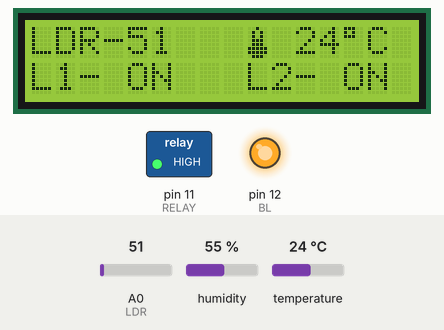
Simulated run of this sketch. Board: Arduino Nano, built with avr-gcc and run on an emulated ATmega328P. On the bench: 16×2 character LCD, switched loads named in the sketch (green lamp = pin HIGH), output pins drawn as LEDs (lit = HIGH). Wiring (inferred from the names in the program): DHT11 sensor: data pin 9. Inputs (shaded band) come from the test bench; at power-on: A0 (LDR) = 51, temperature 24 °C, humidity 55 %. What the sketch prints to the serial monitor is not drawn.

Above: at 7.4 s.
7.5 s: A0 (LDR) set to 75
At 8.7 s:
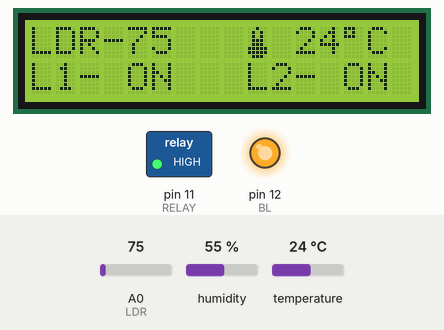
9.0 s: A0 (LDR) set to 86
At 10.4 s:
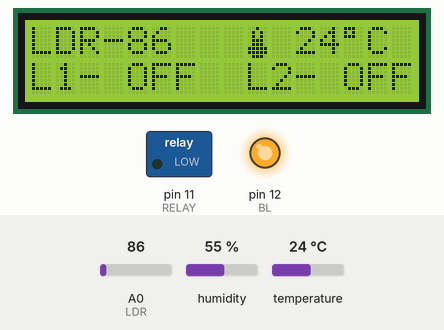
11.1 s: A0 (LDR) set to 30
At 12.4 s:
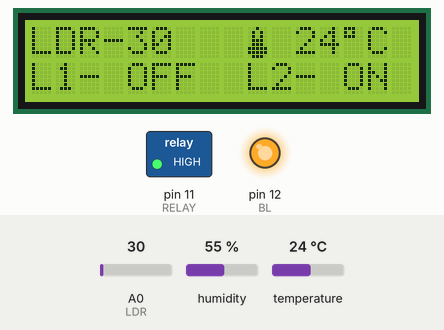
13.1 s: A0 (LDR) set to 61
At 14.3 s:
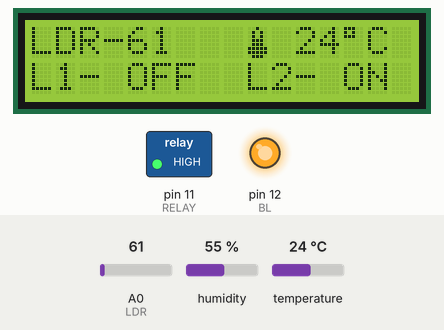
19.1 s: temperature set to 0 °C
At 21.6 s:
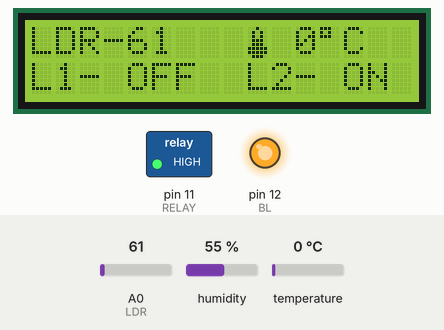
25.1 s: A0 (LDR) set to 112
At 26.7 s:
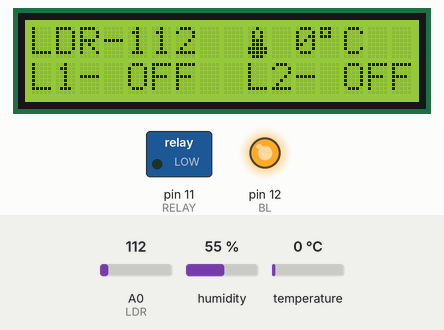
Timing chart, 0 to 28.2 s (numbered marks = the images above; inputs shaded):
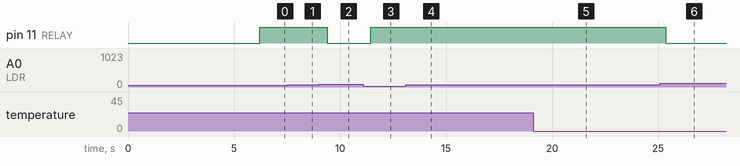

The sketch:

Main_switch.ino
```cpp
//Simple_NightOrDay_Sensor
//With the help of arduino nano and the ldr.

#include <LiquidCrystal.h>
#include "DHT.h"

int RELAY =  11;  // for first relay
int RELAY1 =  10; // for second relay with different turn on instance
int ON =  A1;  // Green Led
int CALIBRATE = A2; // potentiometer for changing on/off timming.
int LDR = A0;  // input
int OFF = A0;  // Red Led
//int LM35 =  9;  // temprature sensor
#define DHTPIN 9  // temprature sensor

byte termometru[8] = // special character
{
  B00100,
  B01010,
  B01010,
  B01110,
  B01110,
  B11111,
  B11111,
  B01110
};

const int numReadings = 10;

#define DHTTYPE DHT11
int readings[numReadings];      // the readings from the analog input
int readIndex = 0;              // the index of the current reading
int total = 0;                  // the running total
int average = 0;                // the average

int BL = 12;           // the pin that the LED is attached to

LiquidCrystal lcd(7, 6, 5, 4, 3, 2 );

String readString;
DHT dht(DHTPIN, DHTTYPE);
void setup() {
  // put your setup code here, to run once:
  Serial.begin(9600);
  Serial.println("DHTxx test!");

  dht.begin();
  //analogReference(INTERNAL);

  lcd.begin(16, 2);
  pinMode(BL, OUTPUT);
  pinMode(RELAY, OUTPUT);
  pinMode(LDR, INPUT);
  // pinMode(LM35, INPUT);

  lcd.clear();
  lcd.createChar(1, termometru);

  // -- do some delay: some time I've got broken visualization
  delay(100);
  for (int thisReading = 0; thisReading < numReadings; thisReading++) {
    readings[thisReading] = 0;
  }

  lcd.setCursor(0, 0);
  lcd.print("Initializing....");
  lcd.setCursor(0, 1);
  delay(500);
  lcd.print("Sensors.     -  ");
  lcd.setCursor(0, 0);
  lcd.print("Initializing....");
  lcd.setCursor(0, 1);
  delay(500);
  lcd.print("Sensors.     \  ");
            lcd.setCursor(0, 0);
            lcd.print("Initializing....");
            lcd.setCursor(0, 1);
            delay(500);
            lcd.print("Sensors.     |  ");
            lcd.setCursor(0, 0);
            lcd.print("Initializing....");
            lcd.setCursor(0, 1);
            delay(500);
            lcd.print("Sensors.     /  ");
            lcd.setCursor(0, 0);
            lcd.print("Initializing....");
            lcd.setCursor(0, 1);
            delay(500);
            lcd.print("Sensors.     -  ");
            lcd.setCursor(0, 0);
            lcd.print("Initializing....");
            lcd.setCursor(0, 1);
            delay(500);
            lcd.print("  Backlight ON  ");
            lcd.setCursor(0, 0);
            lcd.print("Initializing....");
            analogWrite(BL, 150);
            lcd.setCursor(0, 1);
            delay(500);
            lcd.print("Sensors.     \  ");
            lcd.setCursor(0, 0);
            lcd.print("Initializing....");
            lcd.setCursor(0, 1);
            delay(500);
            lcd.print("Sensors.     |  ");
            lcd.setCursor(0, 0);
            lcd.print("Initializing....");
            lcd.setCursor(0, 1);
            delay(500);
            lcd.print("Sensors.     /  ");
            lcd.setCursor(0, 0);
            lcd.print("Initializing....");
            lcd.setCursor(0, 1);
            delay(500);
            //lcd.print("AT\r");
            lcd.clear();
            lcd.print("    ALL SET!    ");
            delay(1000);
            lcd.clear();

          }

            void loop() {

            // float temperature = ((475 * average1 ) / 1024.0);
            //Filter for LM35--------------------------------------------
            total = total - readings[readIndex];
            // read from the sensor:
            readings[readIndex] = analogRead(LDR);
            // add the reading to the total:
            total = total + readings[readIndex];
            // advance to the next position in the array:
            readIndex = readIndex + 1;

            // if we're at the end of the array...
            if (readIndex >= numReadings) {
            // ...wrap around to the beginning:
            readIndex = 0;
          }
            // calculate the average:
            average = total / numReadings;
            //-----------------------------------------------

            //---------------------------------------------------------
            lcd.setCursor(0, 0);
            lcd.print("        ");
            lcd.setCursor(0, 0);
            lcd.print("LDR-");
            lcd.print(average);
            if (average >= 80) {
            lcd.setCursor(0, 1);
            lcd.print("        ");
            lcd.setCursor(0, 1);
            lcd.print("L1- OFF");
            digitalWrite (RELAY1 , LOW);
          }
          if (average <= 20) {
            lcd.setCursor(0, 1);
            lcd.print("        ");
            lcd.setCursor(0, 1);
            lcd.print("L1- ON");
            digitalWrite (RELAY1 , HIGH);
          }
          if (average <= 60) {
          lcd.setCursor(9, 1);
            lcd.print("       ");
            lcd.setCursor(9, 1);
            lcd.print("L2- ON");
            digitalWrite (RELAY , HIGH);
          }
          if (average >= 80) {
            lcd.setCursor(9, 1);
            lcd.print("        ");
            lcd.setCursor(9, 1);
            lcd.print("L2- OFF");

            digitalWrite (RELAY , LOW);
          }
            lcd.setCursor(0, 0);
            lcd.print("        ");
            lcd.setCursor(0, 0);
            lcd.print("LDR-");
            lcd.print(average);


            //Filter for LM35--------------------------------------------
            float h = dht.readHumidity();
            // Read temperature as Celsius (the default)
            float t = dht.readTemperature();
            // Read temperature as Fahrenheit (isFahrenheit = true)
            float f = dht.readTemperature(true);

            // Check if any reads failed and exit early (to try again).
            if (isnan(h) || isnan(t) || isnan(f)) {
            Serial.println("Failed to read from DHT sensor!");
            return;

          }

            // Compute heat index in Fahrenheit (the default)
            float hif = dht.computeHeatIndex(f, h);
            // Compute heat index in Celsius (isFahreheit = false)
            float hic = dht.computeHeatIndex(t, h, false);

            Serial.print("Humidity: ");
            Serial.print(h);
            Serial.print(" %\t");
            Serial.print("Temperature: ");
            Serial.print(t);
            Serial.print(" *C ");
            Serial.print(f);
            Serial.print(" *F\t");
            Serial.print("Heat index: ");
            Serial.print(hic);
            Serial.print(" *C ");
            Serial.print(hif);
            Serial.println(" *F");
            lcd.setCursor(9, 0);
            lcd.print("       ");
            lcd.setCursor(9, 0);
            lcd.write(1);
            lcd.setCursor(11, 0);
            lcd.print(t, 0); // print temperature
            lcd.print((char)223);
            lcd.print("C");

          }
```

DHT.cpp
```cpp
// (licence header left out)
#include "DHT.h"

#define MIN_INTERVAL 2000

DHT::DHT(uint8_t pin, uint8_t type, uint8_t count) {
  _pin = pin;
  _type = type;
  #ifdef __AVR
    _bit = digitalPinToBitMask(pin);
    _port = digitalPinToPort(pin);
  #endif
  _maxcycles = microsecondsToClockCycles(1000);  // 1 millisecond timeout for
                                                 // reading pulses from DHT sensor.
  // Note that count is now ignored as the DHT reading algorithm adjusts itself
  // basd on the speed of the processor.
}

void DHT::begin(void) {
  // set up the pins!
  pinMode(_pin, INPUT_PULLUP);
  // Using this value makes sure that millis() - lastreadtime will be
  // >= MIN_INTERVAL right away. Note that this assignment wraps around,
  // but so will the subtraction.
  _lastreadtime = -MIN_INTERVAL;
  DEBUG_PRINT("Max clock cycles: "); DEBUG_PRINTLN(_maxcycles, DEC);
}

//boolean S == Scale.  True == Fahrenheit; False == Celcius
float DHT::readTemperature(bool S, bool force) {
  float f = NAN;

  if (read(force)) {
    switch (_type) {
    case DHT11:
      f = data[2];
      if(S) {
        f = convertCtoF(f);
      }
      break;
    case DHT22:
    case DHT21:
      f = data[2] & 0x7F;
      f *= 256;
      f += data[3];
      f *= 0.1;
      if (data[2] & 0x80) {
        f *= -1;
      }
      if(S) {
        f = convertCtoF(f);
      }
      break;
    }
  }
  return f;
}

float DHT::convertCtoF(float c) {
  return c * 1.8 + 32;
}

float DHT::convertFtoC(float f) {
  return (f - 32) * 0.55555;
}

float DHT::readHumidity(bool force) {
  float f = NAN;
  if (read()) {
    switch (_type) {
    case DHT11:
      f = data[0];
      break;
    case DHT22:
    case DHT21:
      f = data[0];
      f *= 256;
      f += data[1];
      f *= 0.1;
      break;
    }
  }
  return f;
}

//boolean isFahrenheit: True == Fahrenheit; False == Celcius
float DHT::computeHeatIndex(float temperature, float percentHumidity, bool isFahrenheit) {
  // Using both Rothfusz and Steadman's equations
  // http://www.wpc.ncep.noaa.gov/html/heatindex_equation.shtml
  float hi;

  if (!isFahrenheit)
    temperature = convertCtoF(temperature);

  hi = 0.5 * (temperature + 61.0 + ((temperature - 68.0) * 1.2) + (percentHumidity * 0.094));

  if (hi > 79) {
    hi = -42.379 +
             2.04901523 * temperature +
            10.14333127 * percentHumidity +
            -0.22475541 * temperature*percentHumidity +
            -0.00683783 * pow(temperature, 2) +
            -0.05481717 * pow(percentHumidity, 2) +
             0.00122874 * pow(temperature, 2) * percentHumidity +
             0.00085282 * temperature*pow(percentHumidity, 2) +
            -0.00000199 * pow(temperature, 2) * pow(percentHumidity, 2);

    if((percentHumidity < 13) && (temperature >= 80.0) && (temperature <= 112.0))
      hi -= ((13.0 - percentHumidity) * 0.25) * sqrt((17.0 - abs(temperature - 95.0)) * 0.05882);

    else if((percentHumidity > 85.0) && (temperature >= 80.0) && (temperature <= 87.0))
      hi += ((percentHumidity - 85.0) * 0.1) * ((87.0 - temperature) * 0.2);
  }

  return isFahrenheit ? hi : convertFtoC(hi);
}

boolean DHT::read(bool force) {
  // Check if sensor was read less than two seconds ago and return early
  // to use last reading.
  uint32_t currenttime = millis();
  if (!force && ((currenttime - _lastreadtime) < 2000)) {
    return _lastresult; // return last correct measurement
  }
  _lastreadtime = currenttime;

  // Reset 40 bits of received data to zero.
  data[0] = data[1] = data[2] = data[3] = data[4] = 0;

  // Send start signal.  See DHT datasheet for full signal diagram:
  //   http://www.adafruit.com/datasheets/Digital%20humidity%20and%20temperature%20sensor%20AM2302.pdf

  // Go into high impedence state to let pull-up raise data line level and
  // start the reading process.
  digitalWrite(_pin, HIGH);
  delay(250);

  // First set data line low for 20 milliseconds.
  pinMode(_pin, OUTPUT);
  digitalWrite(_pin, LOW);
  delay(20);

  uint32_t cycles[80];
  {
    // Turn off interrupts temporarily because the next sections are timing critical
    // and we don't want any interruptions.
    InterruptLock lock;

    // End the start signal by setting data line high for 40 microseconds.
    digitalWrite(_pin, HIGH);
    delayMicroseconds(40);

    // Now start reading the data line to get the value from the DHT sensor.
    pinMode(_pin, INPUT_PULLUP);
    delayMicroseconds(10);  // Delay a bit to let sensor pull data line low.

    // First expect a low signal for ~80 microseconds followed by a high signal
    // for ~80 microseconds again.
    if (expectPulse(LOW) == 0) {
      DEBUG_PRINTLN(F("Timeout waiting for start signal low pulse."));
      _lastresult = false;
      return _lastresult;
    }
    if (expectPulse(HIGH) == 0) {
      DEBUG_PRINTLN(F("Timeout waiting for start signal high pulse."));
      _lastresult = false;
      return _lastresult;
    }

    // Now read the 40 bits sent by the sensor.  Each bit is sent as a 50
    // microsecond low pulse followed by a variable length high pulse.  If the
    // high pulse is ~28 microseconds then it's a 0 and if it's ~70 microseconds
    // then it's a 1.  We measure the cycle count of the initial 50us low pulse
    // and use that to compare to the cycle count of the high pulse to determine
    // if the bit is a 0 (high state cycle count < low state cycle count), or a
    // 1 (high state cycle count > low state cycle count). Note that for speed all
    // the pulses are read into a array and then examined in a later step.
    for (int i=0; i<80; i+=2) {
      cycles[i]   = expectPulse(LOW);
      cycles[i+1] = expectPulse(HIGH);
    }
  } // Timing critical code is now complete.

  // Inspect pulses and determine which ones are 0 (high state cycle count < low
  // state cycle count), or 1 (high state cycle count > low state cycle count).
  for (int i=0; i<40; ++i) {
    uint32_t lowCycles  = cycles[2*i];
    uint32_t highCycles = cycles[2*i+1];
    if ((lowCycles == 0) || (highCycles == 0)) {
      DEBUG_PRINTLN(F("Timeout waiting for pulse."));
      _lastresult = false;
      return _lastresult;
    }
    data[i/8] <<= 1;
    // Now compare the low and high cycle times to see if the bit is a 0 or 1.
    if (highCycles > lowCycles) {
      // High cycles are greater than 50us low cycle count, must be a 1.
      data[i/8] |= 1;
    }
    // Else high cycles are less than (or equal to, a weird case) the 50us low
    // cycle count so this must be a zero.  Nothing needs to be changed in the
    // stored data.
  }

  DEBUG_PRINTLN(F("Received:"));
  DEBUG_PRINT(data[0], HEX); DEBUG_PRINT(F(", "));
  DEBUG_PRINT(data[1], HEX); DEBUG_PRINT(F(", "));
  DEBUG_PRINT(data[2], HEX); DEBUG_PRINT(F(", "));
  DEBUG_PRINT(data[3], HEX); DEBUG_PRINT(F(", "));
  DEBUG_PRINT(data[4], HEX); DEBUG_PRINT(F(" =? "));
  DEBUG_PRINTLN((data[0] + data[1] + data[2] + data[3]) & 0xFF, HEX);

  // Check we read 40 bits and that the checksum matches.
  if (data[4] == ((data[0] + data[1] + data[2] + data[3]) & 0xFF)) {
    _lastresult = true;
    return _lastresult;
  }
  else {
    DEBUG_PRINTLN(F("Checksum failure!"));
    _lastresult = false;
    return _lastresult;
  }
}

// Expect the signal line to be at the specified level for a period of time and
// return a count of loop cycles spent at that level (this cycle count can be
// used to compare the relative time of two pulses).  If more than a millisecond
// ellapses without the level changing then the call fails with a 0 response.
// This is adapted from Arduino's pulseInLong function (which is only available
// in the very latest IDE versions):
//   https://github.com/arduino/Arduino/blob/master/hardware/arduino/avr/cores/arduino/wiring_pulse.c
uint32_t DHT::expectPulse(bool level) {
  uint32_t count = 0;
  // On AVR platforms use direct GPIO port access as it's much faster and better
  // for catching pulses that are 10's of microseconds in length:
  #ifdef __AVR
    uint8_t portState = level ? _bit : 0;
    while ((*portInputRegister(_port) & _bit) == portState) {
      if (count++ >= _maxcycles) {
        return 0; // Exceeded timeout, fail.
      }
    }
  // Otherwise fall back to using digitalRead (this seems to be necessary on ESP8266
  // right now, perhaps bugs in direct port access functions?).
  #else
    while (digitalRead(_pin) == level) {
      if (count++ >= _maxcycles) {
        return 0; // Exceeded timeout, fail.
      }
    }
  #endif

  return count;
}
```

DHT.h
```cpp
// (licence header left out)
#ifndef DHT_H
#define DHT_H

#if ARDUINO >= 100
 #include "Arduino.h"
#else
 #include "WProgram.h"
#endif


// Uncomment to enable printing out nice debug messages.
//#define DHT_DEBUG

// Define where debug output will be printed.
#define DEBUG_PRINTER Serial

// Setup debug printing macros.
#ifdef DHT_DEBUG
  #define DEBUG_PRINT(...) { DEBUG_PRINTER.print(__VA_ARGS__); }
  #define DEBUG_PRINTLN(...) { DEBUG_PRINTER.println(__VA_ARGS__); }
#else
  #define DEBUG_PRINT(...) {}
  #define DEBUG_PRINTLN(...) {}
#endif

// Define types of sensors.
#define DHT11 11
#define DHT22 22
#define DHT21 21
#define AM2301 21


class DHT {
  public:
   DHT(uint8_t pin, uint8_t type, uint8_t count=6);
   void begin(void);
   float readTemperature(bool S=false, bool force=false);
   float convertCtoF(float);
   float convertFtoC(float);
   float computeHeatIndex(float temperature, float percentHumidity, bool isFahrenheit=true);
   float readHumidity(bool force=false);
   boolean read(bool force=false);

 private:
  uint8_t data[5];
  uint8_t _pin, _type;
  #ifdef __AVR
    // Use direct GPIO access on an 8-bit AVR so keep track of the port and bitmask
    // for the digital pin connected to the DHT.  Other platforms will use digitalRead.
    uint8_t _bit, _port;
  #endif
  uint32_t _lastreadtime, _maxcycles;
  bool _lastresult;

  uint32_t expectPulse(bool level);

};

class InterruptLock {
  public:
   InterruptLock() {
    noInterrupts();
   }
   ~InterruptLock() {
    interrupts();
   }

};

#endif
```

Measured:
- the behaviour switches between 79 and 80 on A0 (LDR) (found by bisection; images 1 and 2)
- after the input at 7.5 s, the display: first changes at once (image 1 shows a later state)
- after the input at 9.0 s, pin 11 (RELAY): HIGH → LOW after 0.40 s; the display: first changes after 0.06 s (image 2 shows a later state)
- after the input at 11.1 s, pin 11 (RELAY): LOW → HIGH after 0.34 s; the display: first changes at once (image 3 shows a later state)
- after the input at 13.1 s, the display: first changes after 0.06 s (image 4 shows a later state)
- after the input at 19.1 s, the display: changes after 1.7 s (image 5)
- after the input at 25.1 s, pin 11 (RELAY): HIGH → LOW after 0.27 s; the display: first changes at once (image 6 shows a later state)
